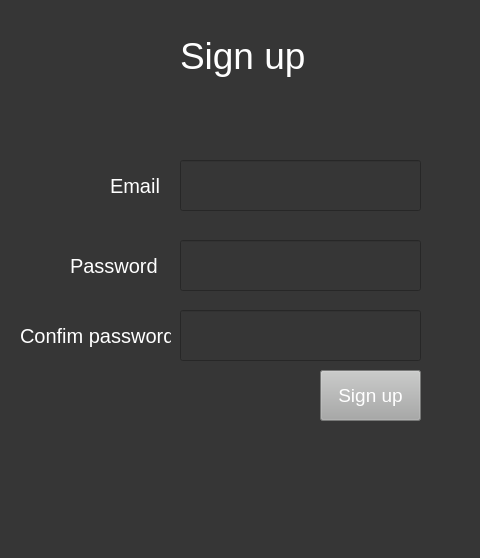
<?xml version="1.0" encoding="UTF-8"?>
<ui version="4.0">
 <class>MainWindow</class>
 <widget class="QMainWindow" name="MainWindow">
  <property name="geometry">
   <rect>
    <x>0</x>
    <y>0</y>
    <width>480</width>
    <height>558</height>
   </rect>
  </property>
  <property name="windowTitle">
   <string>MainWindow</string>
  </property>
  <property name="styleSheet">
   <string notr="true">background-color: rgb(54, 54, 54);</string>
  </property>
  <widget class="QWidget" name="centralwidget">
   <widget class="QLabel" name="label">
    <property name="geometry">
     <rect>
      <x>180</x>
      <y>20</y>
      <width>131</width>
      <height>71</height>
     </rect>
    </property>
    <property name="styleSheet">
     <string notr="true"> font-size:28pt; color: rgb(255, 255, 255)</string>
    </property>
    <property name="text">
     <string>Sign up</string>
    </property>
   </widget>
   <widget class="QLabel" name="label_2">
    <property name="geometry">
     <rect>
      <x>110</x>
      <y>170</y>
      <width>51</width>
      <height>31</height>
     </rect>
    </property>
    <property name="styleSheet">
     <string notr="true">color:rgb(255, 255, 255); font-size:15pt</string>
    </property>
    <property name="text">
     <string>Email</string>
    </property>
   </widget>
   <widget class="QLineEdit" name="email2">
    <property name="geometry">
     <rect>
      <x>180</x>
      <y>160</y>
      <width>241</width>
      <height>51</height>
     </rect>
    </property>
    <property name="styleSheet">
     <string notr="true">font-size:14pt; color:rgb(255, 255, 255)</string>
    </property>
   </widget>
   <widget class="QLineEdit" name="password_2">
    <property name="geometry">
     <rect>
      <x>180</x>
      <y>240</y>
      <width>241</width>
      <height>51</height>
     </rect>
    </property>
    <property name="styleSheet">
     <string notr="true">font-size:14pt; color:rgb(255, 255, 255)</string>
    </property>
   </widget>
   <widget class="QLabel" name="label_3">
    <property name="geometry">
     <rect>
      <x>70</x>
      <y>250</y>
      <width>91</width>
      <height>31</height>
     </rect>
    </property>
    <property name="styleSheet">
     <string notr="true">color:rgb(255, 255, 255); font-size:15pt</string>
    </property>
    <property name="text">
     <string>Password</string>
    </property>
   </widget>
   <widget class="QPushButton" name="signupbutton">
    <property name="geometry">
     <rect>
      <x>320</x>
      <y>370</y>
      <width>101</width>
      <height>51</height>
     </rect>
    </property>
    <property name="styleSheet">
     <string notr="true">background-color:rgb(167, 168, 167); font-size:14pt; color:rgb(255, 255, 255)</string>
    </property>
    <property name="text">
     <string>Sign up</string>
    </property>
   </widget>
   <widget class="QLabel" name="label_4">
    <property name="geometry">
     <rect>
      <x>20</x>
      <y>320</y>
      <width>151</width>
      <height>31</height>
     </rect>
    </property>
    <property name="styleSheet">
     <string notr="true">color:rgb(255, 255, 255); font-size:15pt</string>
    </property>
    <property name="text">
     <string>Confim password</string>
    </property>
   </widget>
   <widget class="QLineEdit" name="confirmpassword">
    <property name="geometry">
     <rect>
      <x>180</x>
      <y>310</y>
      <width>241</width>
      <height>51</height>
     </rect>
    </property>
    <property name="styleSheet">
     <string notr="true">font-size:14pt; color:rgb(255, 255, 255)</string>
    </property>
   </widget>
  </widget>
  <widget class="QMenuBar" name="menubar">
   <property name="geometry">
    <rect>
     <x>0</x>
     <y>0</y>
     <width>480</width>
     <height>21</height>
    </rect>
   </property>
  </widget>
  <widget class="QStatusBar" name="statusbar"/>
 </widget>
 <resources/>
 <connections/>
</ui>
